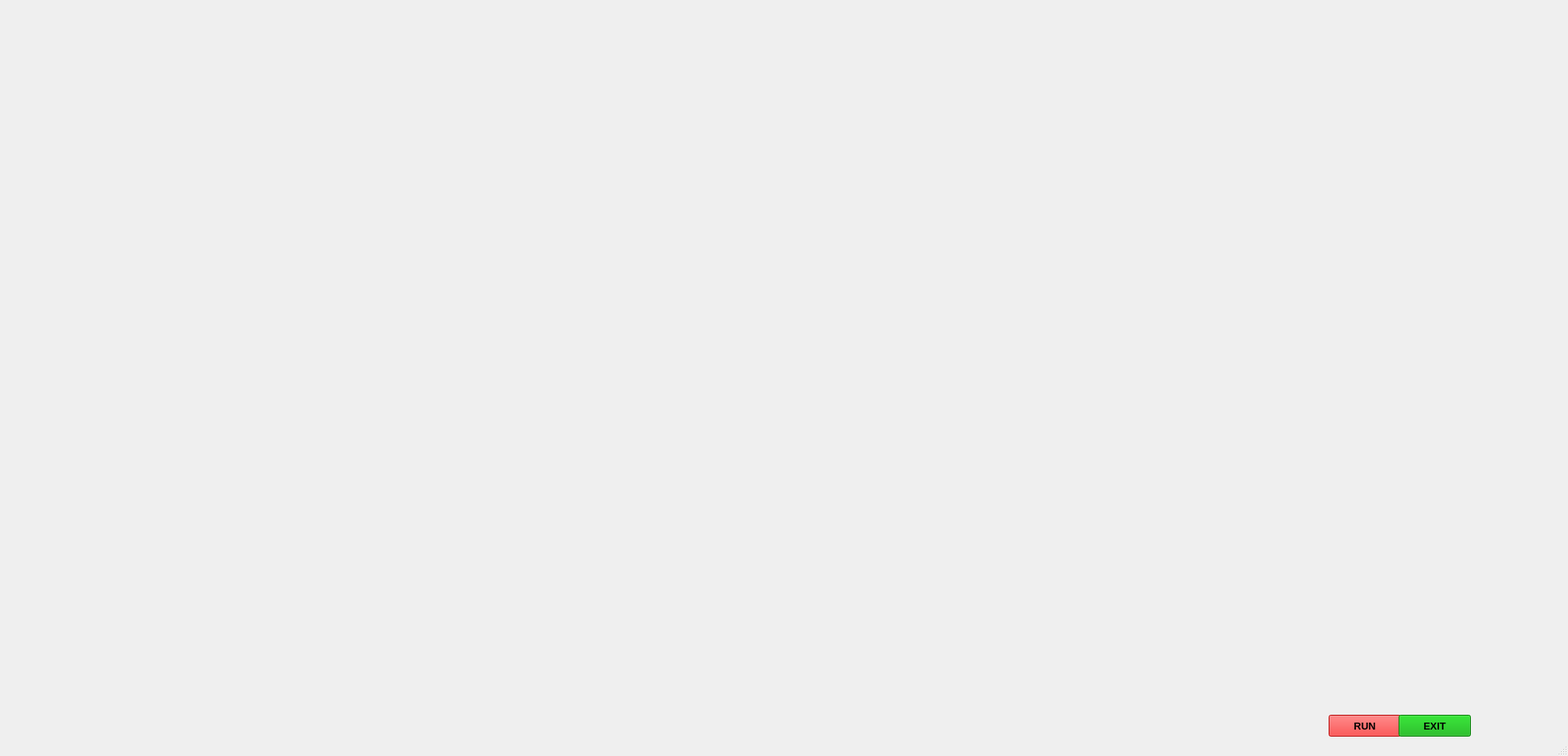
<?xml version="1.0" encoding="UTF-8"?>
<ui version="4.0">
 <class>JarvisGUI</class>
 <widget class="QMainWindow" name="JarvisGUI">
  <property name="geometry">
   <rect>
    <x>0</x>
    <y>0</y>
    <width>2018</width>
    <height>973</height>
   </rect>
  </property>
  <property name="windowTitle">
   <string>MainWindow</string>
  </property>
  <widget class="QWidget" name="centralwidget">
   <widget class="QLabel" name="label">
    <property name="geometry">
     <rect>
      <x>0</x>
      <y>10</y>
      <width>2021</width>
      <height>971</height>
     </rect>
    </property>
    <property name="text">
     <string/>
    </property>
    <property name="pixmap">
     <pixmap>../Gifs/5c99d8996c468b3e5b30e2f7ca22206a.gif</pixmap>
    </property>
    <property name="scaledContents">
     <bool>true</bool>
    </property>
   </widget>
   <widget class="QPushButton" name="pushButton">
    <property name="geometry">
     <rect>
      <x>1710</x>
      <y>920</y>
      <width>93</width>
      <height>28</height>
     </rect>
    </property>
    <property name="font">
     <font>
      <pointsize>10</pointsize>
      <weight>75</weight>
      <italic>false</italic>
      <bold>true</bold>
     </font>
    </property>
    <property name="styleSheet">
     <string notr="true">background-color: rgb(255, 0, 0);</string>
    </property>
    <property name="text">
     <string>RUN</string>
    </property>
   </widget>
   <widget class="QPushButton" name="pushButton_2">
    <property name="geometry">
     <rect>
      <x>1800</x>
      <y>920</y>
      <width>93</width>
      <height>28</height>
     </rect>
    </property>
    <property name="font">
     <font>
      <pointsize>10</pointsize>
      <weight>75</weight>
      <bold>true</bold>
     </font>
    </property>
    <property name="styleSheet">
     <string notr="true">background-color: rgb(0, 170, 0);</string>
    </property>
    <property name="text">
     <string>EXIT</string>
    </property>
   </widget>
  </widget>
  <widget class="QStatusBar" name="statusbar"/>
 </widget>
 <resources/>
 <connections/>
</ui>
